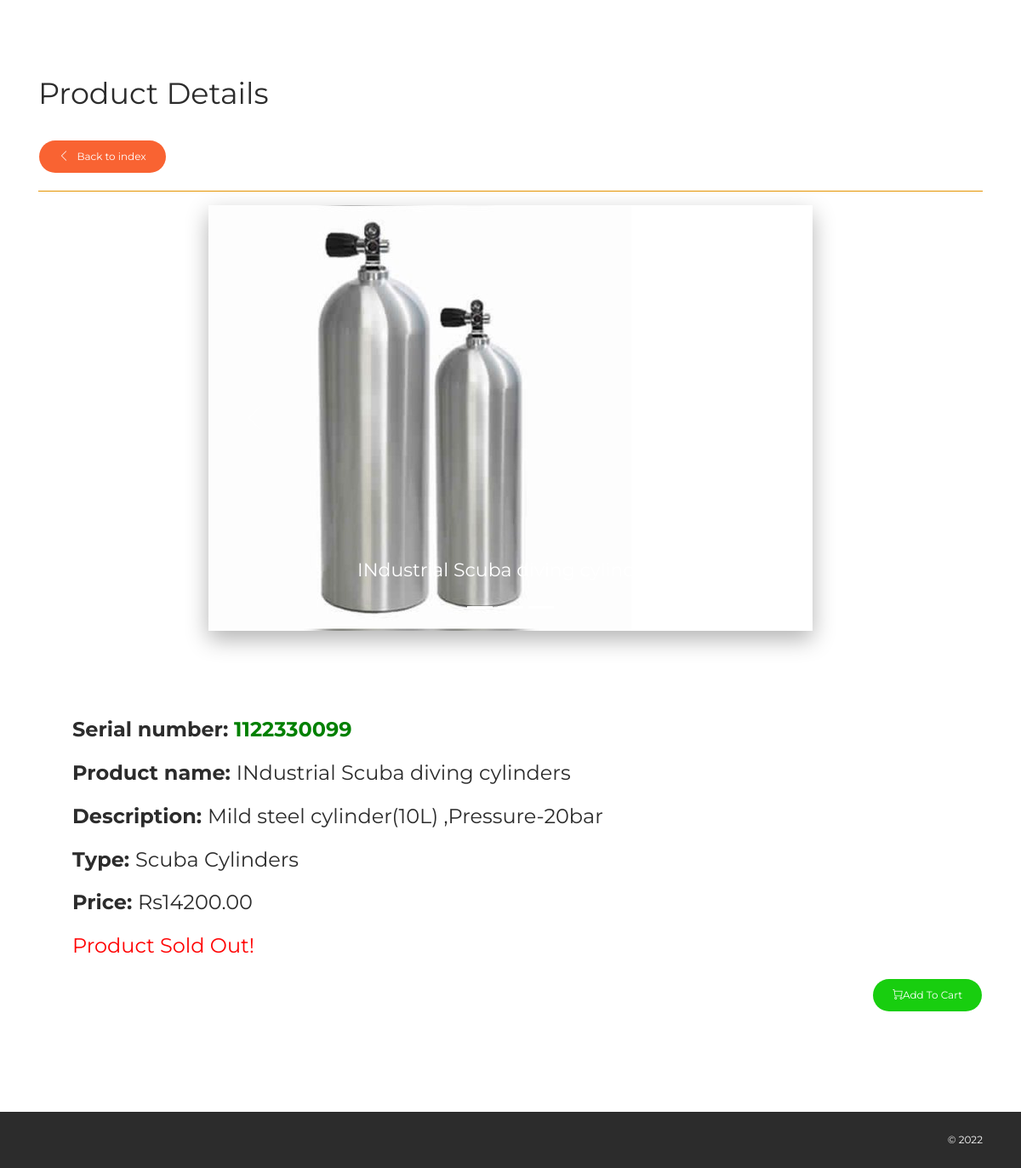
Page /pages/user_product_details.php?prod_id=11 (signed in) on the committed database.
### tables this page shows
CREATE TABLE IF NOT EXISTS `products` (
`prod_id` int(11) NOT NULL,
  `prod_name` varchar(50) NOT NULL,
  `prod_desc` varchar(500) NOT NULL,
  `prod_qty` int(11) NOT NULL,
  `prod_cost` decimal(10,2) NOT NULL,
  `prod_price` decimal(10,2) NOT NULL,
  `category` varchar(100) NOT NULL,
  `supplier` varchar(100) NOT NULL,
  `prod_serial` varchar(50) NOT NULL,
  `prod_pic1` varchar(500) NOT NULL,
  `prod_pic2` varchar(500) NOT NULL,
  `prod_pic3` varchar(500) NOT NULL
);

### pages/user_product_details.php (the view, shortened to what this page needs)
<!DOCTYPE html>
<html lang="en">
<head>
    <link rel="stylesheet" href="https://maxcdn.bootstrapcdn.com/font-awesome/latest/css/font-awesome.min.css" />
    <link href="../assets/css/bootstrap.min.css" rel="stylesheet" />
    <link href="../assets/css/now-ui-kit.css?v=1.1.0" rel="stylesheet" />
    <link href="../assets/css/demo.css" rel="stylesheet" />
</head>
<body class="index-page sidebar-collapse">
<div class="wrapper">
<br>
<div class="main">
    <div class="section section-basic">
    <div class="section" id="carousel">
        <div class="container">
            <h2>Product Details</h2>
            <a class="btn btn-primary btn-round" href="user_index.php"><i class="now-ui-icons arrows-1_minimal-left"></i> &nbsp Back to index</a>
            <hr color="orange">
            <div class="col-md-12">
                <div class="row justify-content-center">
                    <div class="col-8">
<?php
    include('../config/dbconn.php');
    $prod_id=$_GET['prod_id'];
    $query = "SELECT * FROM products WHERE prod_id='$prod_id'";
    $result = mysqli_query($dbconn,$query);
    while($res = mysqli_fetch_array($result)) {
?>
                <div id="carouselExampleIndicators" class="carousel slide" data-ride="carousel">
                    <ol class="carousel-indicators">
                        <li data-target="#carouselExampleIndicators" data-slide-to="0" class="active"></li>
                        <li data-target="#carouselExampleIndicators" data-slide-to="1" class="active"></li>
                        <li data-target="#carouselExampleIndicators" data-slide-to="2" class="active"></li>
                    </ol>
                    <div class="carousel-inner" role="listbox">
                        <div class="carousel-item active">
                            <?php if($res['prod_pic1'] != ""): ?>
                            <img class="d-block" src="../uploads/<?php echo $res['prod_pic1']; ?>" alt="First slide">
                            <?php else: ?>
                            <img src="../uploads/default.png">
                            <?php endif; ?>
                            <div class="carousel-caption d-none d-md-block">
                                <h5><?php echo $res['prod_name']; ?></h5>
                            </div>
                        </div>
                    </div>
                    <a class="carousel-control-prev" href="#carouselExampleIndicators" role="button" data-slide="prev">
                        <i class="now-ui-icons arrows-1_minimal-left"></i>
                    </a>
                    <a class="carousel-control-next" href="#carouselExampleIndicators" role="button" data-slide="next">
                        <i class="now-ui-icons arrows-1_minimal-right"></i>
                    </a>
                    </div>
                </div>
            </div>
        </div>
        <h4><br><br>
        <ul><b>Serial number:
        <span style="color:green;"><?php echo $res['prod_serial']; ?></span></b>
        </ul>
        <ul><b>Product name: </b>
        <?php echo $res['prod_name']; ?>
        </ul>
        <ul><b>Description: </b>
        <?php echo $res['prod_desc']; ?>
        </ul>
        <ul><b>Type: </b>
        <?php echo $res['category']; ?>
        </ul>
        <ul><b>Price: </b>
        <?php echo 'Rs'.$res['prod_price'].''; ?>
        </ul>
        <ul>
        <?php  $prod_qty=$res['prod_qty'];?>
        <?php
        if ($prod_qty<=0){
        ?>
         <span style="color:red;">Product Sold Out!</span>
         <?php
        }else{
       ?>
       <b>Items in stock: </b><?php echo $res['prod_qty'];?>
       </ul>
       <?php
    }
?>
        <?php }?>
        </h4>
            <button class="btn btn-success btn-round pull-right" data-toggle="modal" data-target="#myModal">
                <i class="now-ui-icons shopping_cart-simple"></i>Add To Cart</button>
   </div>
</div>
        <br>
       </div>
        </div>
    </div>
 <footer class="footer" data-background-color="black">
            <div class="container">
                <div class="copyright">
                    &copy;
                </div>
            </div>
        </footer>
</body>
</html>

### assets/css/demo.css (style rules this page uses)
.section-basic { padding-top: 0; }

### rows in the picture
products: prod_pic1 (picture), prod_name "INdustrial Scuba diving cylinders", prod_serial "1122330099", prod_desc "Mild steel cylinder(10L) ,Pressure-20bar", category "Scuba Cylinders", prod_price "14200.00", prod_qty "Product Sold Out!"
